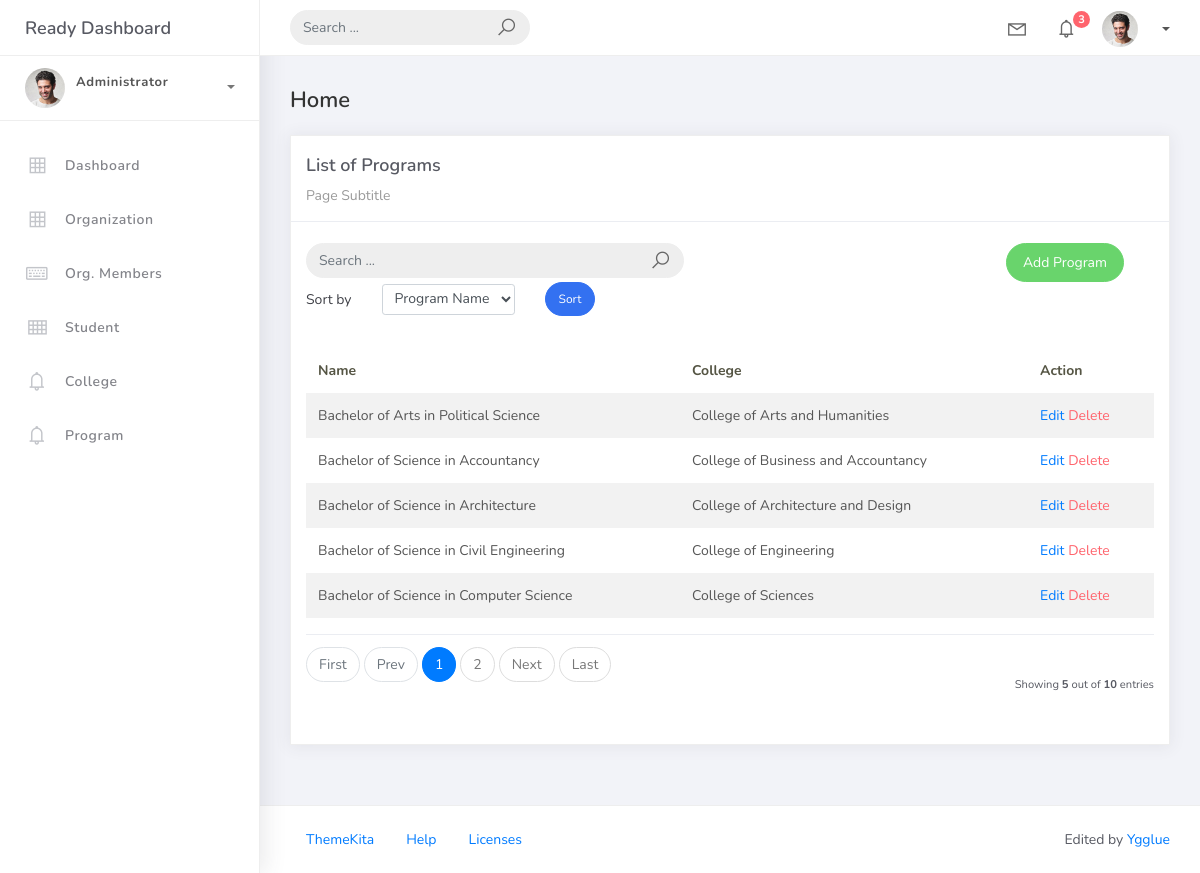
The page /program_list on the database its author committed.
### studentorg/models.py (models this page shows, shortened)
class BaseModel(models.Model):
    created_at = models.DateTimeField(auto_now_add=True, db_index=True)
    updated_at = models.DateTimeField(auto_now=True)
    class Meta:
        abstract = True

class Program(BaseModel):
    prog_name = models.CharField(max_length=150)
    college = models.ForeignKey(College, on_delete=models.CASCADE)

class College(BaseModel):
    college_name = models.CharField(max_length=150)
    def __str__(self):
        return self.college_name

### studentorg/views.py (the view)
# urls.py: path('program_list', ProgramList.as_view(), name='program-list'),
class ProgramList(ListView):
    model = Program
    context_object_name = 'program'
    template_name = 'program_list.html'
    paginate_by = 5
    def get_ordering(self):
        allowed = ["prog_name", "college__college_name"]
        sort_by = self.request.GET.get("sort_by")
        if sort_by in allowed:
            return sort_by
        return "prog_name"

### templates/program_list.html (shortened to what this page needs)
{% extends 'base.html' %} {% load static %} {% block content %}
<div class="content">
    <div class="container-fluid">
        <h4 class="page-title">Home</h4>
        <div class="row">
            <div class="col-md-12">
                <div class="card">
                    <div class="card-header">
                        <div class="card-title">List of Programs</div>
                        <div class="card-category">Page Subtitle</div>
                    </div>
                    <br />
                    <div class="col-md-12 row">
                        <div class="col-md-6">
                            <form class="navbar-left navbar-form nav-search mr-md-3" action="">
                                <div class="input-group">
                                    <input type="text" placeholder="Search ..." class="form-control" />
                                    <div class="input-group-append">
                                        <span class="input-group-text">
                                            <i class="la la-search search-icon"></i>
                                        </span>
                                    </div>
                                </div>
                            </form>
                        </div>
                        <div class="col-md-6">
                            <div class="pull-right">
                                <a href="{% url 'program-add' %}" class="btn btn-success btn-rounded">Add Program</a>
                            </div>
                        </div>
                    </div>
                    <div class="col-md-12">
                        <form method="get" class="row g-2 align-items-center">
                            <div class="col-auto">
                                <label for="smallSelect" class="col-form-label">Sort by</label>
                            </div>
                            <div class="col-auto">
                                <select class="form-control form-control-sm" id="smallSelect" name="sort_by">
                                    <option value="prog_name" {% if request.GET.sort_by == "prog_name" %}selected{% endif%}>Program Name</option>
                                </select>
                            </div>
                            <div class="col-auto">
                                <button type="submit" class="btn btn-primary btn-sm btn-rounded">Sort</button>
                            </div>
                        </form>
                    </div>
                    <div class="card-body">
                        <table class="table table-striped mt-3">
                            <thead>
                                <tr>
                                    <th scope="col">Name</th>
                                    <th scope="col">College</th>
                                    <th scope="col">Action</th>
                                </tr>
                            </thead>
                            <tbody>
                                {% for object in object_list %}
                                <tr>
                                    <td>{{ object.prog_name }}</td>
                                    <td>{{ object.college }}</td>
                                    <td>
                                        <a href="program_list/{{ object.id }}">Edit</a>
                                        <a href="program_list/{{ object.id }}/delete" class="text-danger">Delete</a>
                                    </td>
                                </tr>
                                {% endfor %}
                            </tbody>
                        </table>
                        {% include 'includes/pagination.html' %}
                    </div>
                </div>
            </div>
        </div>
    </div>
</div>
{% endblock %}

### rows shown on the page
Program: prog_name "Bachelor of Arts in Political Science", college "College of Arts and Humanities"
Program: prog_name "Bachelor of Science in Accountancy", college "College of Business and Accountancy"
Program: prog_name "Bachelor of Science in Architecture", college "College of Architecture and Design"
Program: prog_name "Bachelor of Science in Civil Engineering", college "College of Engineering"
Program: prog_name "Bachelor of Science in Computer Science", college "College of Sciences"

### other values the page prints
{{ page_num }} "1"
{{ page_num }} "2"
{{ object_list.count }} "5"
{{ paginator.count }} "10"
